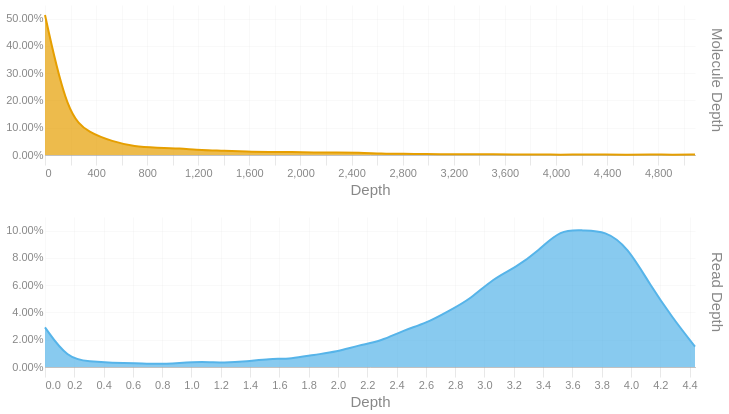

Notebook source saved alongside this figure:
### Code cell
readdep = depth_hist(tb['Read Depth'], q99, 3)
readdep = readdep.with_columns(pl.lit('Read Depth').alias('Metric'))
if not SKIPLR:
    moldep = depth_hist(tb['Molecule Depth'], mol_q99, 1)
    moldep = moldep.with_columns(pl.lit('Molecule Depth').alias('Metric'))
    _hist = pl.concat([readdep, moldep])
    _hist = _hist.filter(pl.col('Proportion') != 0)
    with SafeRender(_hist):
        (
            alt.Chart(_hist)        
            .mark_area(interpolate = "basis")
            .encode(
                x=alt.X('Bin:Q').scale(domainMin=0).axis(alt.Axis(title='Depth')),
                y = alt.Y('Proportion:Q', title = None).axis(format = '.2%'),
                color = alt.Color('Metric:N').legend(None),
                row = alt.Row("Metric:N").header(title = None, labelOrient = 'right'),
                tooltip = [
                    alt.Tooltip("Metric:N", title = "Metric"),
                    alt.Tooltip('Interval:N', title = "Depth Interval"),
                    alt.Tooltip('Proportion:Q', title = "% Alignments").format('.2%')
                ]
            )
            .resolve_scale(x='independent', y='independent')
            .properties(
                height = 150, width = 650,
                usermeta={'embedOptions': {'downloadFileName': f'{samplename}.depth.hist'}}
            )
        ).display()
else:
    readdep = readdep.filter(pl.col('Proportion') != 0)
    with SafeRender(readdep):
        (
            alt.Chart(readdep)        
            .mark_area(interpolate = "basis")
            .encode(
                x=alt.X('Bin:Q').scale(domainMin=0).axis(alt.Axis(title='Depth')),
                y = alt.Y('Proportion:Q', title = None).axis(format = '.2%'),
                tooltip = [
                    alt.Tooltip('Interval:N', title = "Depth Interval"),
                    alt.Tooltip('Proportion:Q', title = "% Alignments").format('.2%')
                ]
            )
            .properties(
                usermeta={'embedOptions': {'downloadFileName': f'{samplename}.depth.hist'}}
            )
        ).display()

### Figure 1 — Vega-Lite specification as saved in the notebook (floating-point values rounded to 4 significant figures)
{"width": 650, "height": 150, "config": {"title": {"anchor": "start", "dy": -15, "fontSize": 18, "color": "#888888", "subtitleColor": "#888888", "subtitleFontSize": 14}, "arc": {"fill": "#0072B2"}, "axis": {"domainColor": "#888888", "domainWidth": 0.5, "gridWidth": 0.2, "grid": false, "titleFontWeight": 400, "titleFontSize": 15, "labelFontSize": 11, "labelColor": "#888888", "tickColor": "#888888", "tickWidth": 0.2, "titleColor": "#888888"}, "axisBand": {"grid": false}, "axisX": {"grid": true, "tickSize": 10, "domainCap": "round"}, "axisY": {"domain": false, "grid": true, "tickSize": 0, "domainCap": "round"}, "background": "transparent", "header": {"labelFontSize": 15, "labelColor": "#888888", "titleFontSize": 15, "titleFontWeight": 600, "titleColor": "#888888"}, "legend": {"labelFont": "sans-serif", "labelFontSize": 12, "labelColor": "#888888", "symbolSize": 100, "symbolType": "circle", "titleFontSize": 12, "titlePadding": 10, "titleColor": "#888888", "title": null}, "range": {"category": ["#E69F00", "#56B4E9", "#009E73", "#F0E442", "#0072B2", "#D55E00", "#CC79A7", "#000000"], "diverging": ["#cfe8f3", "#a2d4ec", "#73bfe2", "#46abdb", "#1696d2", "#12719e"]}, "area": {"fill": "#0072B2", "fillOpacity": 0.7, "line": true, "strokeOpacity": 0.7}, "line": {"color": "#0072B2", "stroke": "#0072B2", "strokeWidth": 2}, "trail": {"color": "#0072B2", "stroke": "#0072B2", "strokeWidth": 0, "size": 1}, "point": {"filled": true, "fillOpacity": 1.0, "size": 95}, "text": {"color": "#888888", "fontSize": 11, "align": "right", "fontWeight": 400, "size": 11}, "bar": {"fill": "#0072B2", "stroke": null}, "view": {"stroke": null, "continuousWidth": 660, "continuousHeight": 400}}, "data": {"name": "data-9e087141439d1f93ca038a4db163568b"}, "mark": {"type": "area", "interpolate": "basis"}, "encoding": {"color": {"field": "Metric", "legend": null, "type": "nominal"}, "row": {"field": "Metric", "header": {"title": null, "labelOrient": "right"}, "type": "nominal"}, "tooltip": [{"field": "Metric", "title": "Metric", "type": "nominal"}, {"field": "Interval", "title": "Depth Interval", "type": "nominal"}, {"field": "Proportion", "format": ".2%", "title": "% Alignments", "type": "quantitative"}], "x": {"axis": {"title": "Depth"}, "field": "Bin", "scale": {"domainMin": 0}, "type": "quantitative"}, "y": {"axis": {"format": ".2%"}, "field": "Proportion", "title": null, "type": "quantitative"}}, "resolve": {"scale": {"x": "independent", "y": "independent"}}, "usermeta": {"embedOptions": {"downloadFileName": "S5_Hudson_1169.depth.hist"}}, "$schema": "https://vega.github.io/schema/vega-lite/v6.1.0.json", "datasets": {"data-9e087141439d1f93ca038a4db163568b": [{"Bin": 0.0, "Interval": "0.0-0.153", "Proportion": 0.029, "Metric": "Read Depth"}, {"Bin": 0.153, "Interval": "0.153-0.306", "Proportion": 0.006, "Metric": "Read Depth"}, {"Bin": 0.306, "Interval": "0.306-0.459", "Proportion": 0.004, "Metric": "Read Depth"}, {"Bin": 0.459, "Interval": "0.459-0.612", "Proportion": 0.003, "Metric": "Read Depth"}, {"Bin": 0.612, "Interval": "0.612-0.765", "Proportion": 0.003, "Metric": "Read Depth"}, {"Bin": 0.765, "Interval": "0.765-0.918", "Proportion": 0.002, "Metric": "Read Depth"}, {"Bin": 0.918, "Interval": "0.918-1.071", "Proportion": 0.003, "Metric": "Read Depth"}, {"Bin": 1.071, "Interval": "1.071-1.224", "Proportion": 0.004, "Metric": "Read Depth"}, {"Bin": 1.224, "Interval": "1.224-1.377", "Proportion": 0.003, "Metric": "Read Depth"}, {"Bin": 1.377, "Interval": "1.377-1.53", "Proportion": 0.004, "Metric": "Read Depth"}, {"Bin": 1.53, "Interval": "1.53-1.683", "Proportion": 0.006, "Metric": "Read Depth"}, {"Bin": 1.683, "Interval": "1.683-1.836", "Proportion": 0.006, "Metric": "Read Depth"}, {"Bin": 1.836, "Interval": "1.836-1.989", "Proportion": 0.009, "Metric": "Read Depth"}, {"Bin": 1.989, "Interval": "1.989-2.142", "Proportion": 0.011, "Metric": "Read Depth"}, {"Bin": 2.142, "Interval": "2.142-2.295", "Proportion": 0.016, "Metric": "Read Depth"}, {"Bin": 2.295, "Interval": "2.295-2.448", "Proportion": 0.019, "Metric": "Read Depth"}, {"Bin": 2.448, "Interval": "2.448-2.601", "Proportion": 0.027, "Metric": "Read Depth"}, {"Bin": 2.601, "Interval": "2.601-2.754", "Proportion": 0.032, "Metric": "Read Depth"}, {"Bin": 2.754, "Interval": "2.754-2.907", "Proportion": 0.041, "Metric": "Read Depth"}, {"Bin": 2.907, "Interval": "2.907-3.06", "Proportion": 0.05, "Metric": "Read Depth"}, {"Bin": 3.06, "Interval": "3.06-3.213", "Proportion": 0.065, "Metric": "Read Depth"}, {"Bin": 3.213, "Interval": "3.213-3.366", "Proportion": 0.073, "Metric": "Read Depth"}, {"Bin": 3.366, "Interval": "3.366-3.519", "Proportion": 0.085, "Metric": "Read Depth"}, {"Bin": 3.519, "Interval": "3.519-3.672", "Proportion": 0.101, "Metric": "Read Depth"}, {"Bin": 3.672, "Interval": "3.672-3.825", "Proportion": 0.1, "Metric": "Read Depth"}, {"Bin": 3.825, "Interval": "3.825-3.978", "Proportion": 0.1, "Metric": "Read Depth"}, {"Bin": 3.978, "Interval": "3.978-4.131", "Proportion": 0.088, "Metric": "Read Depth"}, {"Bin": 4.131, "Interval": "4.131-4.284", "Proportion": 0.06, "Metric": "Read Depth"}, {"Bin": 4.284, "Interval": "4.284-4.437", "Proportion": 0.036, "Metric": "Read Depth"}, {"Bin": 4.437, "Interval": "4.437-4.59", "Proportion": 0.015, "Metric": "Read Depth"}, {"Bin": 0.0, "Interval": "0.0-175.5", "Proportion": 0.513, "Metric": "Molecule Depth"}, {"Bin": 175.5, "Interval": "175.5-350.9", "Proportion": 0.143, "Metric": "Molecule Depth"}, {"Bin": 350.9, "Interval": "350.9-526.4", "Proportion": 0.08, "Metric": "Molecule Depth"}, {"Bin": 526.4, "Interval": "526.4-701.8", "Proportion": 0.05, "Metric": "Molecule Depth"}, {"Bin": 701.8, "Interval": "701.8-877.3", "Proportion": 0.03, "Metric": "Molecule Depth"}, {"Bin": 877.3, "Interval": "877.3-1052.8", "Proportion": 0.027, "Metric": "Molecule Depth"}, {"Bin": 1053.0, "Interval": "1052.8-1228.2", "Proportion": 0.024, "Metric": "Molecule Depth"}, {"Bin": 1228.0, "Interval": "1228.2-1403.7", "Proportion": 0.018, "Metric": "Molecule Depth"}, {"Bin": 1404.0, "Interval": "1403.7-1579.2", "Proportion": 0.016, "Metric": "Molecule Depth"}, {"Bin": 1579.0, "Interval": "1579.2-1754.6", "Proportion": 0.012, "Metric": "Molecule Depth"}, {"Bin": 1755.0, "Interval": "1754.6-1930.1", "Proportion": 0.011, "Metric": "Molecule Depth"}, {"Bin": 1930.0, "Interval": "1930.1-2105.5", "Proportion": 0.011, "Metric": "Molecule Depth"}, {"Bin": 2106.0, "Interval": "2105.5-2281.0", "Proportion": 0.009, "Metric": "Molecule Depth"}, {"Bin": 2281.0, "Interval": "2281.0-2456.5", "Proportion": 0.009, "Metric": "Molecule Depth"}, {"Bin": 2456.0, "Interval": "2456.5-2631.9", "Proportion": 0.009, "Metric": "Molecule Depth"}, {"Bin": 2632.0, "Interval": "2631.9-2807.4", "Proportion": 0.005, "Metric": "Molecule Depth"}, {"Bin": 2807.0, "Interval": "2807.4-2982.8", "Proportion": 0.004, "Metric": "Molecule Depth"}, {"Bin": 2983.0, "Interval": "2982.8-3158.3", "Proportion": 0.004, "Metric": "Molecule Depth"}, {"Bin": 3158.0, "Interval": "3158.3-3333.8", "Proportion": 0.002, "Metric": "Molecule Depth"}, {"Bin": 3334.0, "Interval": "3333.8-3509.2", "Proportion": 0.003, "Metric": "Molecule Depth"}, {"Bin": 3509.0, "Interval": "3509.2-3684.7", "Proportion": 0.003, "Metric": "Molecule Depth"}, {"Bin": 3685.0, "Interval": "3684.7-3860.2", "Proportion": 0.002, "Metric": "Molecule Depth"}, {"Bin": 3860.0, "Interval": "3860.2-4035.6", "Proportion": 0.002, "Metric": "Molecule Depth"}, {"Bin": 4036.0, "Interval": "4035.6-4211.1", "Proportion": 0.001, "Metric": "Molecule Depth"}, {"Bin": 4211.0, "Interval": "4211.1-4386.5", "Proportion": 0.002, "Metric": "Molecule Depth"}, {"Bin": 4386.0, "Interval": "4386.5-4562.0", "Proportion": 0.002, "Metric": "Molecule Depth"}, {"Bin": 4562.0, "Interval": "4562.0-4737.5", "Proportion": 0.001, "Metric": "Molecule Depth"}, {"Bin": 4738.0, "Interval": "4737.5-4912.9", "Proportion": 0.002, "Metric": "Molecule Depth"}, {"Bin": 4913.0, "Interval": "4912.9-5088.4", "Proportion": 0.001, "Metric": "Molecule Depth"}, {"Bin": 5088.0, "Interval": "5088.4-5263.85", "Proportion": 0.002, "Metric": "Molecule Depth"}]}}
